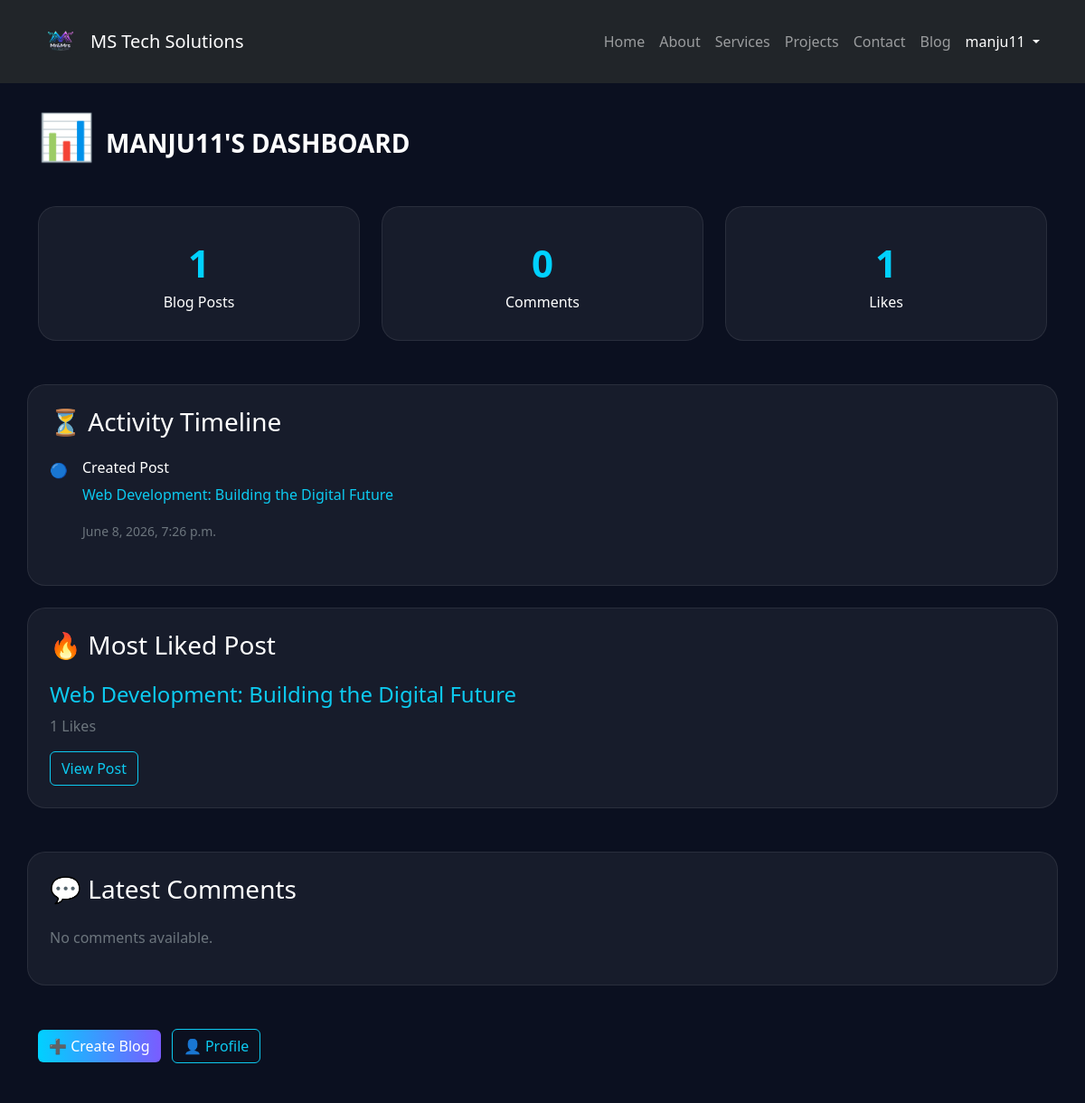
/accounts/user_dashboard/ (signed in, upper part), run on an earlier commit of the app's database.
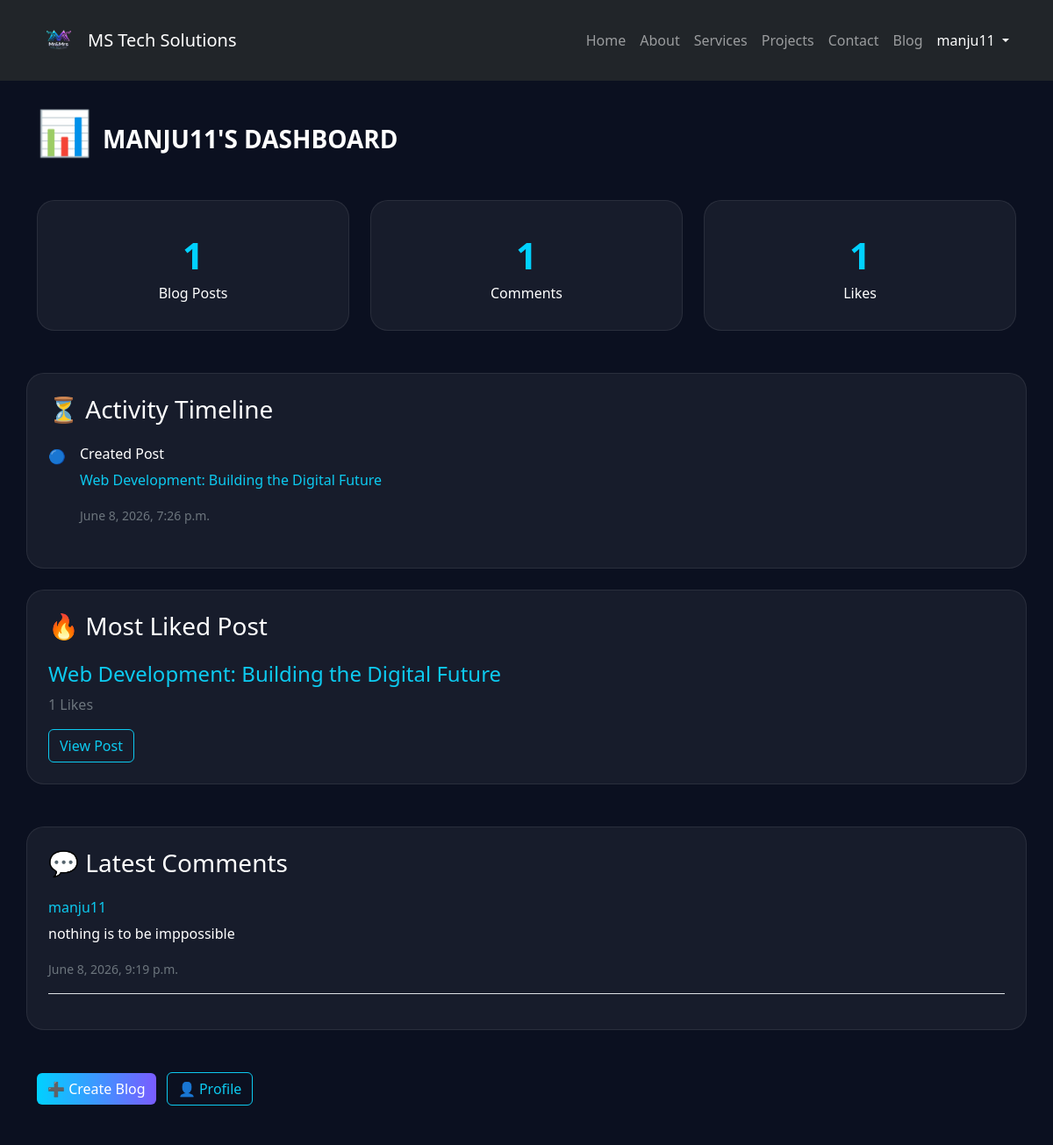
And on a later commit of the database.
### blogproject/models.py (models this page shows, shortened)
class Post(models.Model):
    category = models.ForeignKey(
        Category,
        on_delete=models.CASCADE,
        related_name='posts'
    )
    title = models.CharField(max_length=200)
    slug = models.SlugField(
        unique=True,
        blank=True
    )
    content = models.TextField()
    image = models.ImageField(
        upload_to='posts/'
    )
    author = models.ForeignKey(
        User,
        on_delete=models.CASCADE
    )
    created_at = models.DateTimeField(
        auto_now_add=True
    )

class Comment(models.Model):
    post = models.ForeignKey(
        Post,
        on_delete=models.CASCADE,
        related_name='comments'
    )
    author = models.ForeignKey(User, on_delete=models.CASCADE)
    content = models.TextField()
    created_at = models.DateTimeField(auto_now_add=True)

### portfolio_app/views.py (the view)
# urls.py: path('accounts/user_dashboard/',views.user_dashboard_page,name='dashboard'),
@login_required
def user_dashboard_page(request):
    user_posts = Post.objects.filter(
        author=request.user
    )
    total_posts = user_posts.count()
    total_categories = Category.objects.filter(
        posts__author=request.user
    ).distinct().count()
    total_comments = Comment.objects.filter(
        author=request.user
    ).count()
    total_likes = Like.objects.filter(
        post__author=request.user
    ).count()
    most_liked_post = user_posts.annotate(
        like_count=Count('likes')
    ).order_by('-like_count').first()
    latest_comments = Comment.objects.filter(
        post__author=request.user
    ).order_by('-created_at')[:5]
    recent_posts = user_posts.order_by(
        '-created_at'
    )[:5]
    context = {
        'total_posts': total_posts,
        'total_categories': total_categories,
        'total_comments': total_comments,
        'total_likes': total_likes,
        'most_liked_post': most_liked_post,
        'latest_comments': latest_comments,
        'recent_posts': recent_posts,
    }
    return render(
        request,
        'accounts/user_dashboard.html',
        context
    )

### portfolio_app/templates/accounts/user_dashboard.html (shortened to what this page needs)
{% extends 'base.html' %}
{% block content %}
<section class="dashboard-section py-5">
<div class="container">
<h1 class="dashboard-title mb-5">
    📊 <span class="text-uppercase fs-3">{{ request.user.username }}'s Dashboard</span>
</h1>
<div class="row g-4">
    <div class="col-md-4">
        <div class="stat-card">
            <div class="stat-number">
                {{ total_posts }}
            </div>
            <div class="stat-title">
                Blog Posts
            </div>
        </div>
    </div>
    <div class="col-md-4">
        <div class="stat-card">
            <div class="stat-number">
                {{ total_comments }}
            </div>
            <div class="stat-title">
                Comments
            </div>
        </div>
    </div>
    <div class="col-md-4">
        <div class="stat-card">
            <div class="stat-number">
                {{ total_likes }}
            </div>
            <div class="stat-title">
                Likes
            </div>
        </div>
    </div>
     <div class="recent-card p-4 mt-5">
    <h3 class="text-white mb-4">
        ⏳ Activity Timeline
    </h3>
    {% for post in recent_posts %}
    <div class="d-flex mb-4">
        <div class="me-3">
            🔵
        </div>
        <div>
            <h6 class="text-white">
                Created Post
            </h6>
            <p class="text-info">
                {{ post.title }}
            </p>
            <small class="text-secondary">
                {{ post.created_at }}
            </small>
        </div>
    </div>
    {% endfor %}
</div>
</div>
<div class="row g-4">
    <div class="recent-card p-4 mt-5">
    <h3 class="text-white mb-4">
        🔥 Most Liked Post
    </h3>
    {% if most_liked_post %}
    <h4 class="text-info">
        {{ most_liked_post.title }}
    </h4>
    <p class="text-secondary">
        {{ most_liked_post.likes.count }}
        Likes
    </p>
    <a
    href="{% url 'post_detail' most_liked_post.slug %}"
    class="btn btn-outline-info">
        View Post
    </a>
    {% else %}
    <p class="text-secondary">
        No posts yet.
    </p>
    {% endif %}
    </div>
     <div class="recent-card p-4 mt-5">
    <h3 class="text-white mb-4">
        💬 Latest Comments
    </h3>
    {% for comment in latest_comments %}
    <div class="border-bottom pb-3 mb-3">
        <h6 class="text-info">
            {{ comment.author.username }}
        </h6>
        <p class="text-white">
            {{ comment.content|truncatewords:15 }}
        </p>
        <small class="text-secondary">
            {{ comment.created_at }}
        </small>
    </div>
    {% empty %}
    <p class="text-secondary">
        No comments available.
    </p>
    {% endfor %}
</div>
</div>
<div class="mt-5">
    <a
    href="{% url 'blog_create' %}"
    class="btn action-btn">
        ➕ Create Blog
    </a>
    <a
    href="{% url 'profile' %}"
    class="btn btn-outline-info ms-2">
        👤 Profile
    </a>
</div>
</div>
</section>
{% endblock %}

What changed in the data, as far as the page shows it:
added Comment: author.username "manju11", content "nothing is to be imppossible", created_at "June 8, 2026, 9:19 p.m."
Also different on the page:
{{ total_comments }}: "0" → "1"
text no longer shown: "No comments available."
